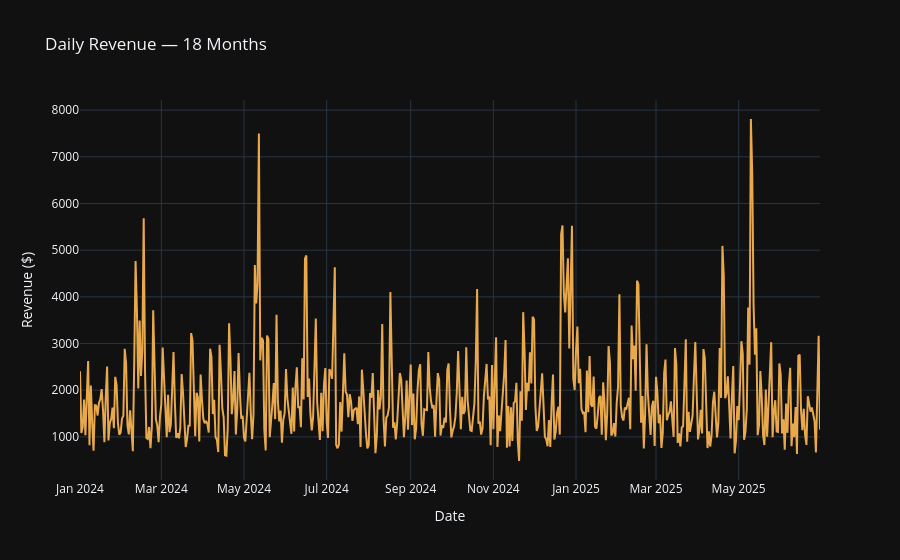

Notebook cell for this chart:
### Markdown cell above
##### Daily revenue over time:

### Code cell
daily_revenue = sales.groupby(sales["transaction_ts"].dt.date)["revenue"].sum().reset_index()
daily_revenue.columns = ["date", "revenue"]

fig = px.line(
    daily_revenue, x="date", y="revenue",
    title="Daily Revenue — 18 Months",
    template="plotly_dark",
    color_discrete_sequence=["#E8A84C"]
)
fig.update_layout(xaxis_title="Date", yaxis_title="Revenue ($)")
fig.show()

### Figure 1 — Plotly figure (JSON) as saved in the notebook; plotly's stock layout.template omitted (floating-point values rounded to 4 significant figures; data arrays with more than 128 entries replaced by an {"elided": "..."} marker saying what was removed)
{"data": [{"hovertemplate": "date=%{x}<br>revenue=%{y}<extra></extra>", "legendgroup": "", "line": {"color": "#E8A84C", "dash": "solid"}, "marker": {"symbol": "circle"}, "mode": "lines", "name": "", "orientation": "v", "showlegend": false, "type": "scatter", "x": {"elided": "547 str values"}, "xaxis": "x", "y": {"elided": "547 float values"}, "yaxis": "y"}], "layout": {"legend": {"tracegroupgap": 0}, "title": {"text": "Daily Revenue — 18 Months"}, "xaxis": {"anchor": "y", "domain": [0, 1], "title": {"text": "Date"}}, "yaxis": {"anchor": "x", "domain": [0, 1], "title": {"text": "Revenue ($)"}}}}
